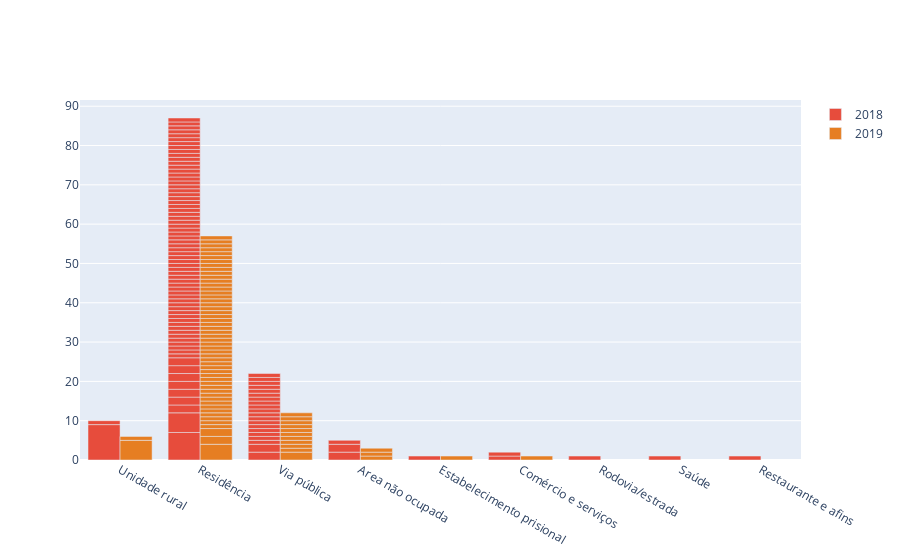

Notebook code cell kept with this figure:
### Markdown cell above
#### Local

O local onde há mais ocorrências de feminicídio são nas residências das próprias vítimas.

### Code cell
trace1 = go.Bar(x = df_novo['DESCRICAOLOCAL'],
                y = df_novo[df_novo['ANO_BO'] == 2018].groupby('BAIRRO').size().sort_values(ascending=False),
                name = '2018',
                marker = {'color': '#e74c3c'})
trace2 = go.Bar(x = df_novo['DESCRICAOLOCAL'],
                y = df_novo[df_novo['ANO_BO'] == 2019].groupby('BAIRRO').size().sort_values(ascending=False),
                name = '2019',
                marker = {'color': '#e67e22'})

df = [trace1, trace2]

py.iplot(df)

### Figure 1 — Plotly figure (JSON) as saved in the notebook; plotly's stock layout.template omitted (floating-point values rounded to 4 significant figures; data arrays with more than 128 entries replaced by an {"elided": "..."} marker saying what was removed)
{"data": [{"marker": {"color": "#e74c3c"}, "name": "2018", "type": "bar", "x": {"elided": "211 str values"}, "y": [9, 7, 5, 2, 2, 2, 2, 2, 2, 2, 2, 2, 2, 2, 1, 1, 1, 1, 1, 1, 1, 1, 1, 1, 1, 1, 1, 1, 1, 1, 1, 1, 1, 1, 1, 1, 1, 1, 1, 1, 1, 1, 1, 1, 1, 1, 1, 1, 1, 1, 1, 1, 1, 1, 1, 1, 1, 1, 1, 1, 1, 1, 1, 1, 1, 1, 1, 1, 1, 1, 1, 1, 1, 1, 1, 1, 1, 1, 1, 1, 1, 1, 1, 1, 1, 1, 1, 1, 1, 1, 1, 1, 1, 1, 1, 1, 1, 1, 1, 1, 1]}, {"marker": {"color": "#e67e22"}, "name": "2019", "type": "bar", "x": {"elided": "211 str values"}, "y": [5, 4, 2, 2, 2, 1, 1, 1, 1, 1, 1, 1, 1, 1, 1, 1, 1, 1, 1, 1, 1, 1, 1, 1, 1, 1, 1, 1, 1, 1, 1, 1, 1, 1, 1, 1, 1, 1, 1, 1, 1, 1, 1, 1, 1, 1, 1, 1, 1, 1, 1, 1, 1, 1, 1, 1, 1, 1, 1, 1, 1, 1, 1, 1, 1, 1, 1, 1, 1, 1]}], "layout": {}}
